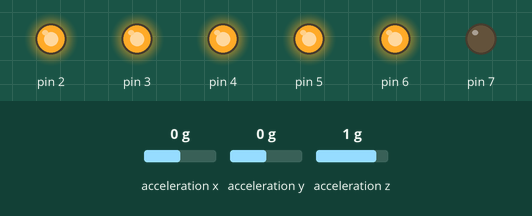
This sketch was run on a simulated Arduino Uno, built with avr-gcc and run on an emulated ATmega328P. On the bench: output pins drawn as LEDs (lit = HIGH). The test bench sets the inputs (shaded band); at power-on: acceleration x 0 g, acceleration z 1 g, acceleration y 0 g. The audio player accepts every command and is not drawn.

Above: at 1.2 s.
1.3 s: acceleration x set to -0.3 g
At 1.8 s:
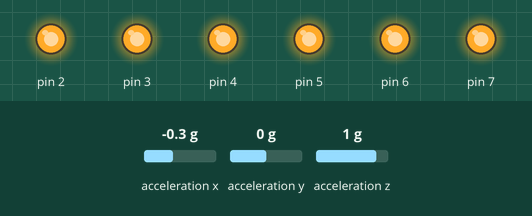
2.8 s: acceleration z set to -0.8 g
At 3.1 s:
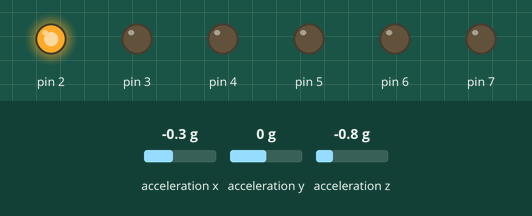
4.3 s: acceleration x set to 0 g
At 5.5 s:
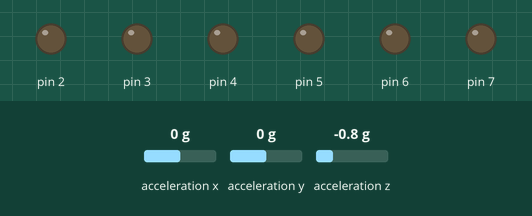
5.8 s: acceleration x set to -1.4 g
At 6.7 s:
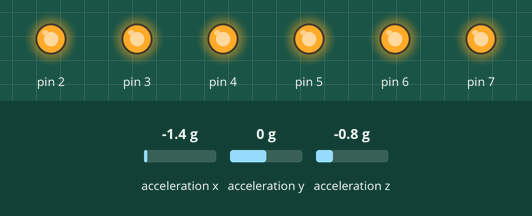
Timing chart, 0 to 8.3 s (numbered marks = the images above; inputs shaded):
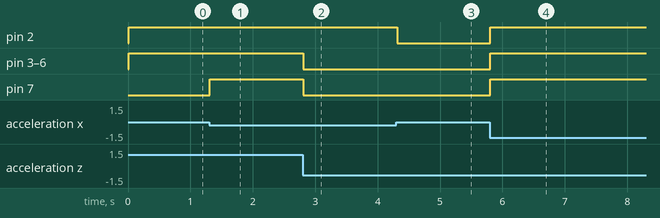

The sketch:

III_Practica2.ino
```cpp
/*
   Fundacion Kinal
   Centro educativo tecnico laboral Kinal
   Quinto perito
   Quinto electronica
   Codigo Tecnico: EB5AM / EB5AV
   Curso: Taller de electronica digital y reparacion de computadoras I
   Proyecto: Practica 2
   Dev: Pether Reyes
   Fecha: 16 de julio.
*/

//Librerias
#include <Wire.h>                   //libreria para usar el protocolo i2c
#include <SparkFun_ADXL345.h>       //libreria para usar el acelerometro ADXL345
#include <SoftwareSerial.h>        //libreria para emular otro puerto serie
#include <DFRobotDFPlayerMini.h>    //libreria para usar el reproductor MP3
#define led1 2
#define led2 3
#define led3 4
#define led4 5
#define led5 6
#define led6 7
#define led7 8
#define on(pin) digitalWrite(pin, HIGH)
#define off(pin) digitalWrite(pin, LOW)
#define salida(pin) pinMode(pin, OUTPUT);

//Constructores
ADXL345 acc_sismo = ADXL345();          //constructor para usar el acelerometro
SoftwareSerial mp3_sismo(9,10);         //RX 9 y TX 10
DFRobotDFPlayerMini reproductor_MP3;    //constructor para el reproductor MP3
//Variables
/*
Declaro las 3 variables, donde guardo los valores de aceleracion de caada eje
*/
unsigned int acc_X;         //aceleracion en el eje x
unsigned int acc_Y;         //aceleracion en el eje y
unsigned int acc_Z;         //aceleracion en el eje z

//Variable donde guardo la magnitud del vector aceleracion
float magnitud_acc;

//Configuraciones
void setup() {
  salidas ();
  mp3_sismo.begin(9600);           //Inicio la comunicacion serial emulada para el mp3
  acc_sismo.powerOn();            //Enciendo el acelerometro
  acc_sismo.setRangeSetting(8);    //Configuro la sensibbilidad del acelerometro
}

void loop() {

  //Leo las variables medidas por el acelerometro
  acc_sismo.readAccel(&acc_X,&acc_Y,&acc_Z);

  //obtengo la magnitud del vector aceleracion
  magnitud_acc = sqrtf((acc_X*acc_X)+(acc_Y*acc_Y)+(acc_Z*acc_Z));

  float mapeo_intensidad = map(magnitud_acc,49, 75, 0, 10);

  control_leds(mapeo_intensidad);
}
void control_leds (float i){
  if(i<1){
    reproductor_MP3.volume(0);
    off(led1);
    off(led2);
    off(led3);
    off(led4);
    off(led5);
    off(led6);
    off(led7);}
  if(i>=1&&i<=1.99){
    reproductor_MP3.volume(0);
    on(led1);
    off(led2);
    off(led3);
    off(led4);
    off(led5);
    off(led6);}
    if(i>=2&&i<=2.99){
    reproductor_MP3.volume(0);
    on(led1);
    on(led2);
    off(led3);
    off(led4);
    off(led5);
    off(led6);
    off(led7);}
    if(i>=3&&i<=3.99){
    reproductor_MP3.volume(0);
    on(led1);
    on(led2);
    on(led3);
    off(led4);
    off(led5);
    off(led6);
    off(led7);}
    if(i>=4&&i<=4.99){
    reproductor_MP3.volume(0);
    on(led1);
    on(led2);
    on(led3);
    on(led4);
    off(led5);
    off(led6);
    off(led7);}
    if(i>=5&&i<=5.99){
    reproductor_MP3.volume(0);
    on(led1);
    on(led2);
    on(led3);
    on(led4);
    on(led5);
    off(led6);
    off(led7);}
    if(i>=6&&i<=6.99){
    on(led1);
    on(led2);
    on(led3);
    on(led4);
    on(led5);
    on(led6);
    off(led7);}
    if(i>6.99){
    on(led1);
    on(led2);
    on(led3);
    on(led4);
    on(led5);
    on(led6);
    on(led7);
    //Reproduzco la cancion
  reproductor_MP3.volume(25);       //volumen al maximo
  reproductor_MP3.play(1);        //reproduzco la cancion}
}}

void salidas (){
   for(byte i=2;i<8;i++){
    salida(i);}
}
```

Measured:
- the behaviour switches between -0.1 and -0.2 g on acceleration x (found by bisection; images 0 and 1)
- after the input at 1.3 s, pin 7: LOW → HIGH at once
- after the input at 2.8 s, pin 3–7: HIGH → LOW at once
- after the input at 4.3 s, pin 2: HIGH → LOW at once
- after the input at 5.8 s, pin 2–7: LOW → HIGH at once
